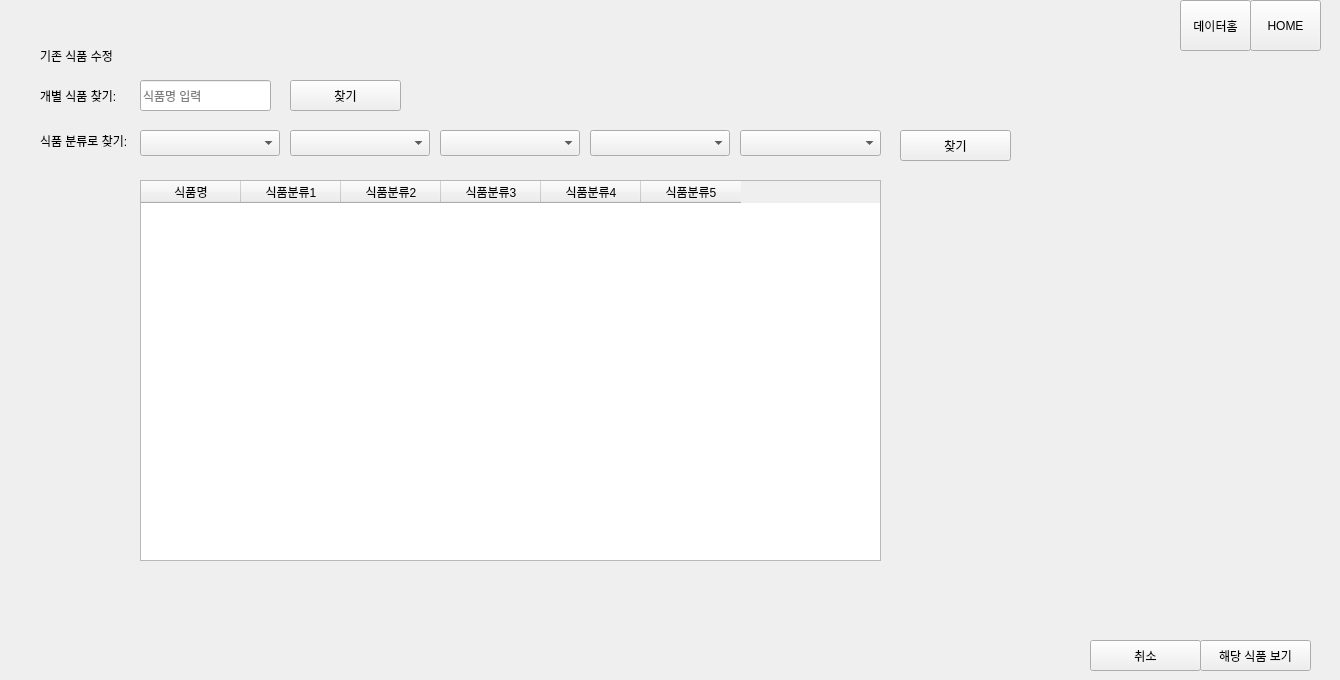
      <widget class="QWidget" name="page_data_ing_2_14">
       <widget class="QWidget" name="widget_27" native="true">
        <property name="geometry">
         <rect>
          <x>0</x>
          <y>10</y>
          <width>1131</width>
          <height>651</height>
         </rect>
        </property>
        <widget class="QComboBox" name="comboBox_ing_category5_14">
         <property name="geometry">
          <rect>
           <x>740</x>
           <y>120</y>
           <width>141</width>
           <height>26</height>
          </rect>
         </property>
        </widget>
        <widget class="QComboBox" name="comboBox_ing_category2_14">
         <property name="geometry">
          <rect>
           <x>290</x>
           <y>120</y>
           <width>140</width>
           <height>26</height>
          </rect>
         </property>
        </widget>
        <widget class="QComboBox" name="comboBox_ing_category4_14">
         <property name="geometry">
          <rect>
           <x>590</x>
           <y>120</y>
           <width>140</width>
           <height>26</height>
          </rect>
         </property>
        </widget>
        <widget class="QPushButton" name="btn_findby_ing_category_14">
         <property name="geometry">
          <rect>
           <x>900</x>
           <y>120</y>
           <width>111</width>
           <height>31</height>
          </rect>
         </property>
         <property name="text">
          <string>찾기</string>
         </property>
        </widget>
        <widget class="QLabel" name="label_123">
         <property name="geometry">
          <rect>
           <x>40</x>
           <y>30</y>
           <width>101</width>
           <height>31</height>
          </rect>
         </property>
         <property name="text">
          <string>기존 식품 수정</string>
         </property>
        </widget>
        <widget class="QLabel" name="label_124">
         <property name="geometry">
          <rect>
           <x>40</x>
           <y>110</y>
           <width>101</width>
           <height>41</height>
          </rect>
         </property>
         <property name="text">
          <string>식품 분류로 찾기:</string>
         </property>
        </widget>
        <widget class="QComboBox" name="comboBox_ing_category1_14">
         <property name="geometry">
          <rect>
           <x>140</x>
           <y>120</y>
           <width>140</width>
           <height>26</height>
          </rect>
         </property>
         <property name="currentText">
          <string/>
         </property>
        </widget>
        <widget class="QComboBox" name="comboBox_ing_category3_14">
         <property name="geometry">
          <rect>
           <x>440</x>
           <y>120</y>
           <width>140</width>
           <height>26</height>
          </rect>
         </property>
        </widget>
        <widget class="QTableWidget" name="tableWidget_ing_candidates_14">
         <property name="geometry">
          <rect>
           <x>140</x>
           <y>170</y>
           <width>741</width>
           <height>381</height>
          </rect>
         </property>
         <column>
          <property name="text">
           <string>식품명</string>
          </property>
         </column>
         <column>
          <property name="text">
           <string>식품분류1</string>
          </property>
         </column>
         <column>
          <property name="text">
           <string>식품분류2</string>
          </property>
         </column>
         <column>
          <property name="text">
           <string>식품분류3</string>
          </property>
         </column>
         <column>
          <property name="text">
           <string>식품분류4</string>
          </property>
         </column>
         <column>
          <property name="text">
           <string>식품분류5</string>
          </property>
         </column>
        </widget>
        <widget class="QLineEdit" name="lineEdit_ing_name_14">
         <property name="geometry">
          <rect>
           <x>140</x>
           <y>70</y>
           <width>131</width>
           <height>31</height>
          </rect>
         </property>
         <property name="placeholderText">
          <string>식품명 입력</string>
         </property>
        </widget>
        <widget class="QLabel" name="label_125">
         <property name="geometry">
          <rect>
           <x>40</x>
           <y>70</y>
           <width>101</width>
           <height>31</height>
          </rect>
         </property>
         <property name="text">
          <string>개별 식품 찾기:</string>
         </property>
        </widget>
        <widget class="QPushButton" name="btn_findby_ing_name_14">
         <property name="geometry">
          <rect>
           <x>290</x>
           <y>70</y>
           <width>111</width>
           <height>31</height>
          </rect>
         </property>
         <property name="text">
          <string>찾기</string>
         </property>
        </widget>
       </widget>
       <widget class="QWidget" name="widget_28" native="true">
        <property name="geometry">
         <rect>
          <x>1090</x>
          <y>620</y>
          <width>221</width>
          <height>51</height>
         </rect>
        </property>
        <widget class="QPushButton" name="btn_cancel_14">
         <property name="geometry">
          <rect>
           <x>0</x>
           <y>20</y>
           <width>111</width>
           <height>31</height>
          </rect>
         </property>
         <property name="text">
          <string>취소</string>
         </property>
        </widget>
        <widget class="QPushButton" name="btn_confirm_ing_14">
         <property name="geometry">
          <rect>
           <x>110</x>
           <y>20</y>
           <width>111</width>
           <height>31</height>
          </rect>
         </property>
         <property name="text">
          <string>해당 식품 보기</string>
         </property>
        </widget>
       </widget>
       <widget class="QWidget" name="widget_63" native="true">
        <property name="geometry">
         <rect>
          <x>1180</x>
          <y>0</y>
          <width>151</width>
          <height>51</height>
         </rect>
        </property>
        <widget class="QPushButton" name="btn_home_14">
         <property name="geometry">
          <rect>
           <x>70</x>
           <y>0</y>
           <width>71</width>
           <height>51</height>
          </rect>
         </property>
         <property name="text">
          <string>HOME</string>
         </property>
        </widget>
        <widget class="QPushButton" name="btn_data_home_14">
         <property name="geometry">
          <rect>
           <x>0</x>
           <y>0</y>
           <width>71</width>
           <height>51</height>
          </rect>
         </property>
         <property name="text">
          <string>데이터홈</string>
         </property>
        </widget>
       </widget>
      </widget>
